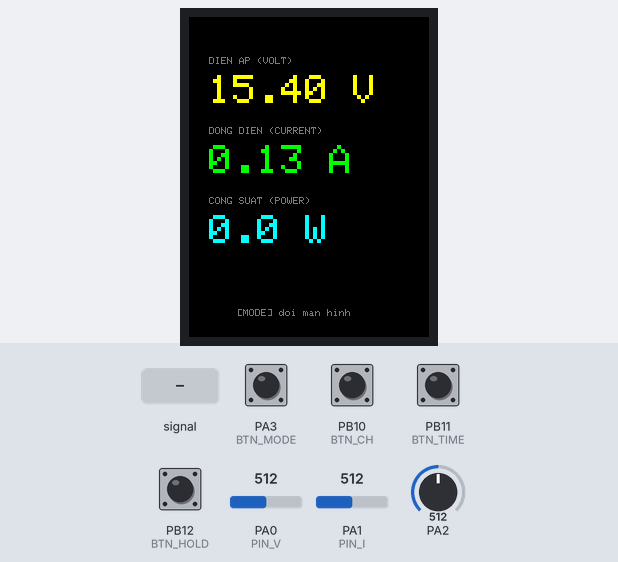
A sketch run on a simulated STM32 Blue Pill. Parts: 240×320 colour display. Inputs (shaded band) come from the test bench; at power-on: PA3 (BTN_MODE), PB10 (BTN_CH), PB11 (BTN_TIME), PB12 (BTN_HOLD) HIGH, PA0 (PIN_V) = 512, PA1 (PIN_I) = 512, PA2 = 512 (analog values on the 0–1023 scale).

Above: at 2.7 s.
2.8 s: PA3 (BTN_MODE) pulled LOW for 0.15 s
At 3.4 s:
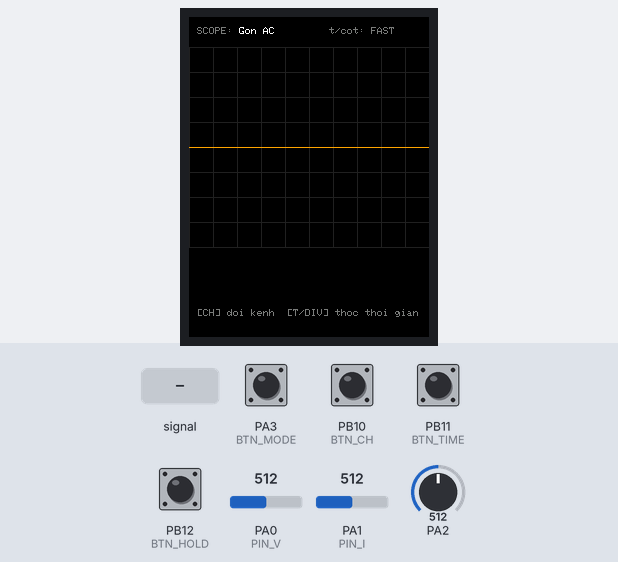
4.5 s: PA2 fed a 200 Hz sine of ±81 counts around its level
At 4.55 s:
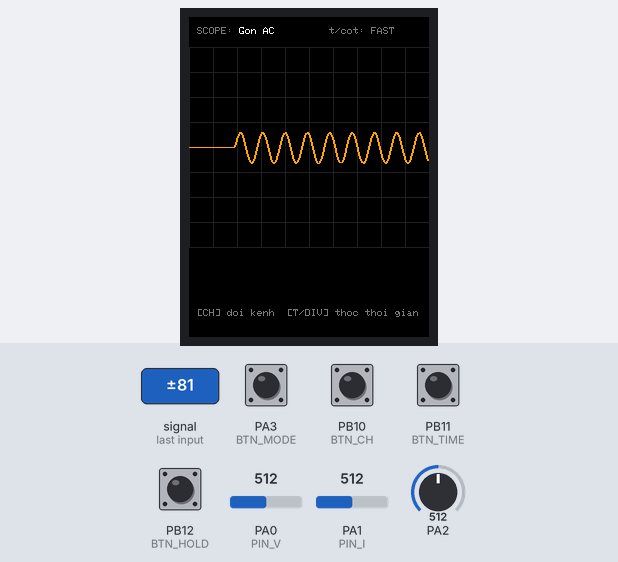
6.2 s: PB10 (BTN_CH) pulled LOW for 0.15 s
At 6.44 s:
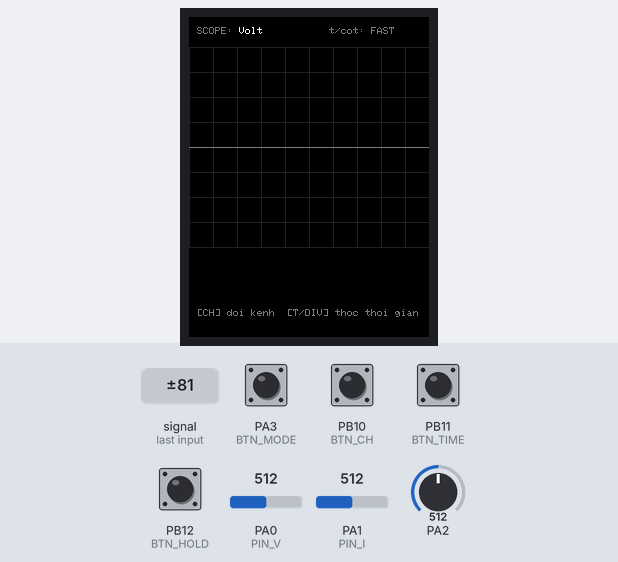
7.9 s: PB11 (BTN_TIME) pulled LOW for 0.15 s
At 9.2 s:
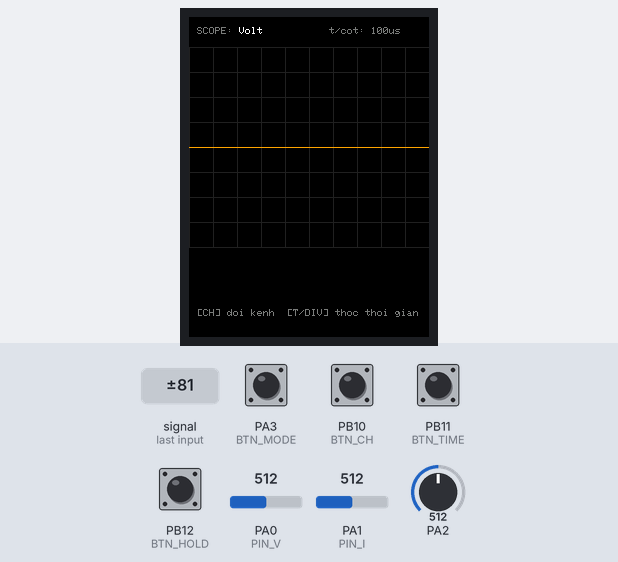
9.7 s: PB12 (BTN_HOLD) pulled LOW for 0.15 s
At 11.0 s:
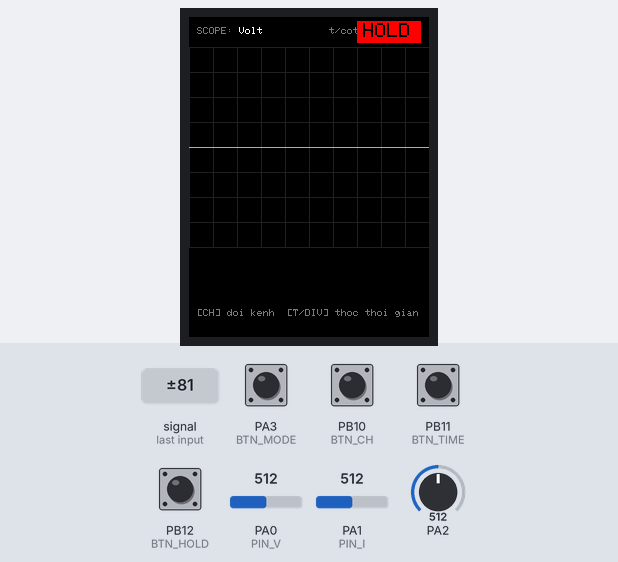
11.3 s: PB12 (BTN_HOLD) pulled LOW for 1 s
At 12.46 s:
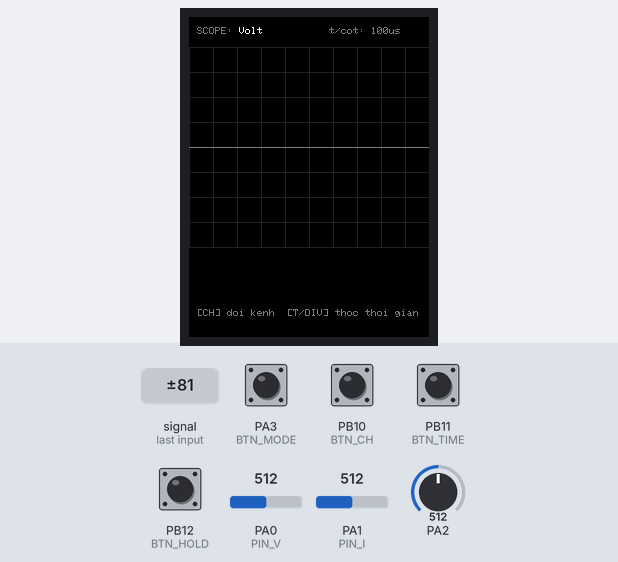
Timing chart, 0 to 14.3 s (numbered marks = the images above; inputs shaded):
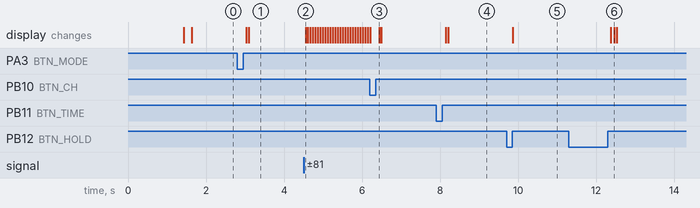

Measured:
- after the input at 2.8 s, the display: first changes after 0.23 s (image 1 shows a later state)
- after the input at 4.5 s, the display: changes after 0.05 s (image 2)
- after the input at 7.9 s, the display: first changes after 0.24 s (image 4 shows a later state)
- after the input at 9.7 s, the display: changes after 0.16 s (image 5)
- after the input at 11.3 s, the display: first changes after 1.1 s (image 6 shows a later state)

The sketch:

nguon_dc_da_nang.ino
```cpp
// (licence header left out)
#include <Adafruit_GFX.h>      // Thư viện đồ họa gốc
#include <Adafruit_ST7789.h>   // Thư viện màn ST7789
#include <SPI.h>

/* ============================================================================
 *  1. ĐỊNH NGHĨA CHÂN (khớp 100% với docs/03-bang-chan-stm32.md)
 * ============================================================================ */
#define TFT_CS    PA4    // SPI Chip Select
#define TFT_DC    PA6    // Data/Command
#define TFT_RST   PB0    // Reset màn
// PA5 = SCK và PA7 = MOSI là SPI1 phần cứng — thư viện tự dùng, không cần khai báo

#define BTN_MODE  PA3    // Nút MODE    (chân kia của nút xuống GND, dùng pull-up nội bộ)
#define BTN_CH    PB10   // Nút CHANNEL
#define BTN_TIME  PB11   // Nút TIME/DIV
#define BTN_HOLD  PB12   // Nút HOLD

#define PIN_V     PA0    // ADC đo ĐIỆN ÁP (từ cầu phân áp 10k/1.2k)
#define PIN_I     PA1    // ADC đo DÒNG    (từ ACS712 qua cầu 10k/20k)
#define PIN_AC    PA2    // ADC đo GỢN AC  (từ chân 02 của module LM358 2 tầng)

/* ============================================================================
 *  2. THÔNG SỐ HIỆU CHỈNH — sửa các số này sau khi làm docs/06-hieu-chinh.md
 * ============================================================================ */
const float VREF        = 3.30f;    // Điện áp chuẩn ADC. Nếu VOM đo chân 3V3 được 3.28 thì sửa 3.28
const float DIV_RATIO   = 9.3333f;  // Hệ số cầu phân áp Volt: (10k + 1.2k) / 1.2k
const float I_DIV       = 1.5f;     // Hệ số ngược cầu chia dòng: (10k + 20k) / 20k
const float ACS_VOFFSET = 2.50f;    // Điện áp ngõ ra ACS712 tại 0A (đo thực tế rồi thay)
const float ACS_SENS    = 0.185f;   // Độ nhạy ACS712-05B: 0.185 V/A (bản 20A = 0.100, 30A = 0.066)

/* ============================================================================
 *  3. CẤU HÌNH MÀN HÌNH
 * ============================================================================ */
#define SCREEN_W  240
#define SCREEN_H  320
Adafruit_ST7789 tft = Adafruit_ST7789(TFT_CS, TFT_DC, TFT_RST);

// Bảng màu RGB565 (rút gọn 16bit: 5bit đỏ, 6bit xanh lá, 5bit xanh dương)
#define C_BG      0x0000   // đen
#define C_TEXT    0xFFFF   // trắng
#define C_YELLOW  0xFFE0   // vàng    — số điện áp
#define C_GREEN   0x07E0   // xanh lá — số dòng
#define C_CYAN    0x07FF   // xanh lơ — số công suất
#define C_ORANGE  0xFD20   // cam     — đường sóng
#define C_GRAY    0x7BEF   // xám     — nhãn phụ
#define C_GRID    0x2104   // xanh xám rất tối — lưới scope
#define C_RED     0xF800   // đỏ      — cờ HOLD

/* ============================================================================
 *  4. BIẾN TRẠNG THÁI
 * ============================================================================ */
enum Screen : uint8_t { SCR_DASH = 0, SCR_SCOPE = 1, SCR_INFO = 2 };
Screen screen = SCR_DASH;                  // Màn hình đang hiển thị

enum ScopeCh : uint8_t { CH_RIPPLE = 0, CH_VOLT = 1, CH_CURR = 2 };
ScopeCh scopeCh = CH_RIPPLE;               // Kênh oscilloscope đang chọn

// Thước thời gian: vi-giây chèn thêm giữa 2 mẫu (0 = lấy nhanh nhất)
const uint16_t TIMEBASE_US[]  = { 0, 100, 500, 2000, 10000 };
const char*    TIMEBASE_NAME[] = { "FAST", "100us", "500us", "2ms", "10ms" };
const uint8_t  N_TIMEBASE = sizeof(TIMEBASE_US) / sizeof(TIMEBASE_US[0]);
uint8_t timebaseIdx = 0;

bool holding    = false;                   // true = đóng băng màn hình
bool needRedraw = true;                    // cờ "phải vẽ lại toàn bộ khung"

// Bộ lọc trung bình trượt cho Dashboard
const uint8_t N_AVG = 16;
uint32_t sumV = 0, sumI = 0;
uint8_t  cntAvg = 0;
float vAvg = 0, iAvg = 0;

/* ============================================================================
 *  5. KHỞI ĐỘNG — chạy 1 lần khi có điện
 * ============================================================================ */
void setup() {
  Serial.begin(115200);                    // Mở Serial Monitor để debug cũng được

  // ---- 4 nút nhấn: INPUT_PULLUP nên KHÔNG cần trở ngoài ----
  pinMode(BTN_MODE, INPUT_PULLUP);
  pinMode(BTN_CH,   INPUT_PULLUP);
  pinMode(BTN_TIME, INPUT_PULLUP);
  pinMode(BTN_HOLD, INPUT_PULLUP);

  // ---- ADC 12 bit: giá trị đọc về 0..4095 ----
  analogReadResolution(12);

  // ---- Màn hình ----
  tft.init(SCREEN_W, SCREEN_H);
  tft.setRotation(0);                      // màn dọc, gốc trên-trái
  tft.fillScreen(C_BG);

  // ---- Màn chào mừng ----
  tft.setTextColor(C_TEXT);
  tft.setTextSize(2);
  tft.setCursor(40, 120); tft.print("NGUON DA NANG");
  tft.setTextSize(1);
  tft.setTextColor(C_GRAY);
  tft.setCursor(58, 150); tft.print("STM32F103C8T6  |  Firmware v5.2");
  delay(1200);
  tft.fillScreen(C_BG);
}

/* ============================================================================
 *  6. VÒNG LẶP CHÍNH
 * ============================================================================ */
void loop() {
  handleButtons();        // 1. Đọc 4 nút (có lọc rung)
  readMeasurements();     // 2. Lấy mẫu ADC + lọc trung bình

  if (screen == SCR_INFO) return;          // Trang thông tin là trang tĩnh

  if (!holding) {                          // HOLD thì không vẽ gì mới (đóng băng)
    if (screen == SCR_DASH) drawDashboard();
    else                    drawScope();
  }

  updateHoldBadge();                       // 3. Vẽ/xóa cờ HOLD góc phải trên
}

/* ============================================================================
 *  7. ĐO & LỌC SỐ LIỆU
 * ============================================================================ */
float adcToVolt(uint16_t raw) {
  return raw * (VREF / 4095.0f);
}

void readMeasurements() {
  sumV += analogRead(PIN_V);
  sumI += analogRead(PIN_I);
  if (++cntAvg >= N_AVG) {                                   // đủ 16 lần lấy mẫu
    float vPA0 = adcToVolt(sumV / N_AVG);
    float vPA1 = adcToVolt(sumI / N_AVG);

    // Điện áp đầu ra = điện áp tại PA0 nhân hệ số cầu phân áp
    vAvg = vPA0 * DIV_RATIO;

    // Dòng: khôi phục điện áp gốc ACS712 (nhân ngược cầu chia 10k/20k),
    // trừ mức 2.5V của 0A, rồi chia cho độ nhạy 0.185 V/A
    iAvg = (vPA1 * I_DIV - ACS_VOFFSET) / ACS_SENS;

    sumV = sumI = 0;
    cntAvg = 0;
  }
}

/* ============================================================================
 *  8. MÀN HÌNH DASHBOARD (3 số lớn: V / A / W)
 * ============================================================================ */
void drawDashboard() {
  static float lastV = -999, lastI = -999, lastP = -999;
  static bool  frameDone = false;

  // ---- Vẽ lại khung khi đổi màn hình ----
  if (needRedraw || !frameDone) {
    tft.fillScreen(C_BG);
    tft.setTextColor(C_GRAY);
    tft.setTextSize(1);
    tft.setCursor(20, 40);  tft.print("DIEN AP (VOLT)");
    tft.setCursor(20, 110); tft.print("DONG DIEN (CURRENT)");
    tft.setCursor(20, 180); tft.print("CONG SUAT (POWER)");
    tft.setCursor(48, 292); tft.print("[MODE] doi man hinh");
    lastV = lastI = lastP = -999;          // ép vẽ lại cả 3 số
    frameDone = true;
    needRedraw = false;
  }

  float p = vAvg * iAvg;
  if (p < 0) p = 0;

  // ---- Chỉ vẽ lại số khi giá trị thay đổi đủ lớn (tránh nhấp nháy) ----
  if (fabs(vAvg - lastV) > 0.04f) {
    tft.fillRect(20, 58, 200, 32, C_BG);
    tft.setTextColor(C_YELLOW); tft.setTextSize(4);
    tft.setCursor(20, 58); tft.print(vAvg, 2); tft.print(" V");
    lastV = vAvg;
  }
  if (fabs(iAvg - lastI) > 0.02f) {
    tft.fillRect(20, 128, 200, 32, C_BG);
    tft.setTextColor(C_GREEN); tft.setTextSize(4);
    tft.setCursor(20, 128); tft.print(fabs(iAvg), 2); tft.print(" A");
    lastI = iAvg;
  }
  if (fabs(p - lastP) > 0.4f) {
    tft.fillRect(20, 198, 200, 32, C_BG);
    tft.setTextColor(C_CYAN); tft.setTextSize(4);
    tft.setCursor(20, 198); tft.print(p, 1); tft.print(" W");
    lastP = p;
  }
}

/* ============================================================================
 *  9. MÀN HÌNH OSCILLOSCOPE MINI
 * ============================================================================ */
const uint8_t SCOPE_N = 120;               // 120 cột x 2px = 240px chiều ngang
uint16_t waveBuf[SCOPE_N];                 // bộ đệm 1 khung sóng

void drawScope() {
  static bool frameDone = false;

  // ---- Vẽ lại khung lưới + tiêu đề khi đổi màn / đổi kênh / đổi thước ----
  if (needRedraw || !frameDone) {
    tft.fillScreen(C_BG);
    tft.setTextColor(C_GRAY); tft.setTextSize(1);
    tft.setCursor(8, 10); tft.print("SCOPE: ");
    tft.setTextColor(C_TEXT);
    tft.print(scopeChName());
    tft.setTextColor(C_GRAY);
    tft.setCursor(140, 10); tft.print("t/cot: ");
    tft.print(TIMEBASE_NAME[timebaseIdx]);

    // Lưới nền
    for (int x = 0; x <= SCREEN_W; x += 24) tft.drawFastVLine(x, 30, 200, C_GRID);
    for (int y = 30; y <= 230; y += 25)     tft.drawFastHLine(0, y, SCREEN_W, C_GRID);
    // Trục giữa (tương ứng mức 0 "sinh lý" của sóng)
    tft.drawFastHLine(0, 130, SCREEN_W, C_GRAY);

    tft.setTextColor(C_GRAY);
    tft.setCursor(8, 292); tft.print("[CH] doi kenh  [T/DIV] thoc thoi gian");
    frameDone = true;
    needRedraw = false;
  }

  captureWave();                           // 1. lấy 120 mẫu theo thước thời gian
  renderWave();                            // 2. vẽ đường sóng màu cam
}

const char* scopeChName() {
  switch (scopeCh) {
    case CH_RIPPLE: return "Gon AC";
    case CH_VOLT:   return "Volt";
    case CH_CURR:   return "Dong";
  }
  return "?";
}

void captureWave() {
  // Chọn chân ADC theo kênh đang hiển thị
  uint8_t pin;
  if (scopeCh == CH_RIPPLE) pin = PIN_AC;
  else if (scopeCh == CH_VOLT)  pin = PIN_V;
  else                          pin = PIN_I;

  uint16_t dt = TIMEBASE_US[timebaseIdx];

  for (uint8_t i = 0; i < SCOPE_N; i++) {
    uint32_t s = 0;
    for (uint8_t k = 0; k < 4; k++) {      // trung bình 4 mẫu mỗi cột cho sóng mượt
      s += analogRead(pin);
    }
    waveBuf[i] = s / 4;
    if (dt) delayMicroseconds(dt);         // giãn thời gian theo thước đã chọn
  }
}

void renderWave() {
  static uint8_t prevY[SCOPE_N] = {0};
  static bool    prevValid = false;

  // Quy đổi: giá trị ADC 0..4095 → tọa độ y 230..30 (y nhỏ = giá trị cao)
  uint8_t newY[SCOPE_N];
  for (uint8_t x = 0; x < SCOPE_N; x++) {
    newY[x] = 230 - (uint32_t)waveBuf[x] * 200 / 4095;
  }

  // Xóa đường sóng cũ (vẽ đè màu nền)
  if (prevValid) {
    for (uint8_t x = 1; x < SCOPE_N; x++) {
      tft.drawLine((x - 1) * 2, prevY[x - 1], x * 2, prevY[x], C_BG);
      tft.drawLine((x - 1) * 2 + 1, prevY[x - 1], x * 2 + 1, prevY[x], C_BG);
    }
  }

  // Vẽ đường sóng mới (mỗi cột rộng 2px cho khớp 240px màn hình)
  for (uint8_t x = 1; x < SCOPE_N; x++) {
    tft.drawLine((x - 1) * 2, newY[x - 1], x * 2, newY[x], C_ORANGE);
    tft.drawLine((x - 1) * 2 + 1, newY[x - 1], x * 2 + 1, newY[x], C_ORANGE);
  }

  memcpy(prevY, newY, SCOPE_N);
  prevValid = true;
}

/* ============================================================================
 * 10. CỜ HOLD (đóng băng) — vẽ/xóa góc phải trên
 * ============================================================================ */
void updateHoldBadge() {
  static bool lastHolding = false;
  if (holding == lastHolding) return;      // trạng thái chưa đổi thì thôi
  lastHolding = holding;

  if (holding) {
    tft.fillRect(168, 4, 64, 22, C_RED);
    tft.setTextSize(2);
    tft.setTextColor(C_BG, C_RED);
    tft.setCursor(174, 6); tft.print("HOLD");
  } else {
    tft.fillRect(168, 4, 64, 22, C_BG);
    needRedraw = true;                     // khung bị xóa một phần → vẽ lại cả màn
  }
}

/* ============================================================================
 * 11. ĐỌC NÚT NHẤN — có lọc rung (debounce) bằng millis + chờ nhả nút
 * ============================================================================ */
bool pressed(uint8_t pin, uint32_t &lastMs) {
  if (digitalRead(pin) == LOW && millis() - lastMs > 250) {  // chống rung 250ms
    lastMs = millis();
    while (digitalRead(pin) == LOW) { delay(10); }           // chờ người dùng nhả
    return true;
  }
  return false;
}

void handleButtons() {
  static uint32_t tMode = 0, tCh = 0, tTime = 0, tHold = 0;

  if (pressed(BTN_MODE, tMode)) {                       // ---- MODE: đổi màn
    screen = (Screen)((screen + 1) % 3);
    needRedraw = true;
    if (screen == SCR_INFO) drawInfo();
  }
  if (pressed(BTN_CH, tCh) && screen == SCR_SCOPE) {    // ---- CHANNEL: đổi kênh
    scopeCh = (ScopeCh)((scopeCh + 1) % 3);
    needRedraw = true;
  }
  if (pressed(BTN_TIME, tTime) && screen == SCR_SCOPE) { // ---- TIME/DIV: đổi thước
    timebaseIdx = (timebaseIdx + 1) % N_TIMEBASE;
    needRedraw = true;
  }
  if (pressed(BTN_HOLD, tHold)) {                       // ---- HOLD: đóng băng
    holding = !holding;
  }
}

/* ============================================================================
 * 12. MÀN HÌNH THÔNG TIN
 * ============================================================================ */
void drawInfo() {
  tft.fillScreen(C_BG);
  tft.setTextColor(C_TEXT);
  tft.setTextSize(2);
  tft.setCursor(56, 60); tft.print("NGUON DA NANG");

  tft.setTextSize(1);
  tft.setTextColor(C_GRAY);
  tft.setCursor(50, 95);  tft.print("Firmware v5.2 - ban lap rap module");
  tft.setCursor(50, 115); tft.print("STM32F103C8T6 + TFT ST7789V 2.4in");

  tft.setTextColor(C_TEXT);
  tft.setCursor(50, 150); tft.print("NUT BAM:");
  tft.setTextColor(C_GRAY);
  tft.setCursor(50, 170); tft.print("MODE     : doi man hinh");
  tft.setCursor(50, 188); tft.print("CHANNEL  : doi kenh scope");
  tft.setCursor(50, 206); tft.print("TIME/DIV : doi thoc thoi gian");
  tft.setCursor(50, 224); tft.print("HOLD     : dong bang man hinh");

  tft.setTextColor(C_YELLOW);
  tft.setCursor(50, 262); tft.print("github.com/<ban>/nguon-dc-da-nang");
}
```
